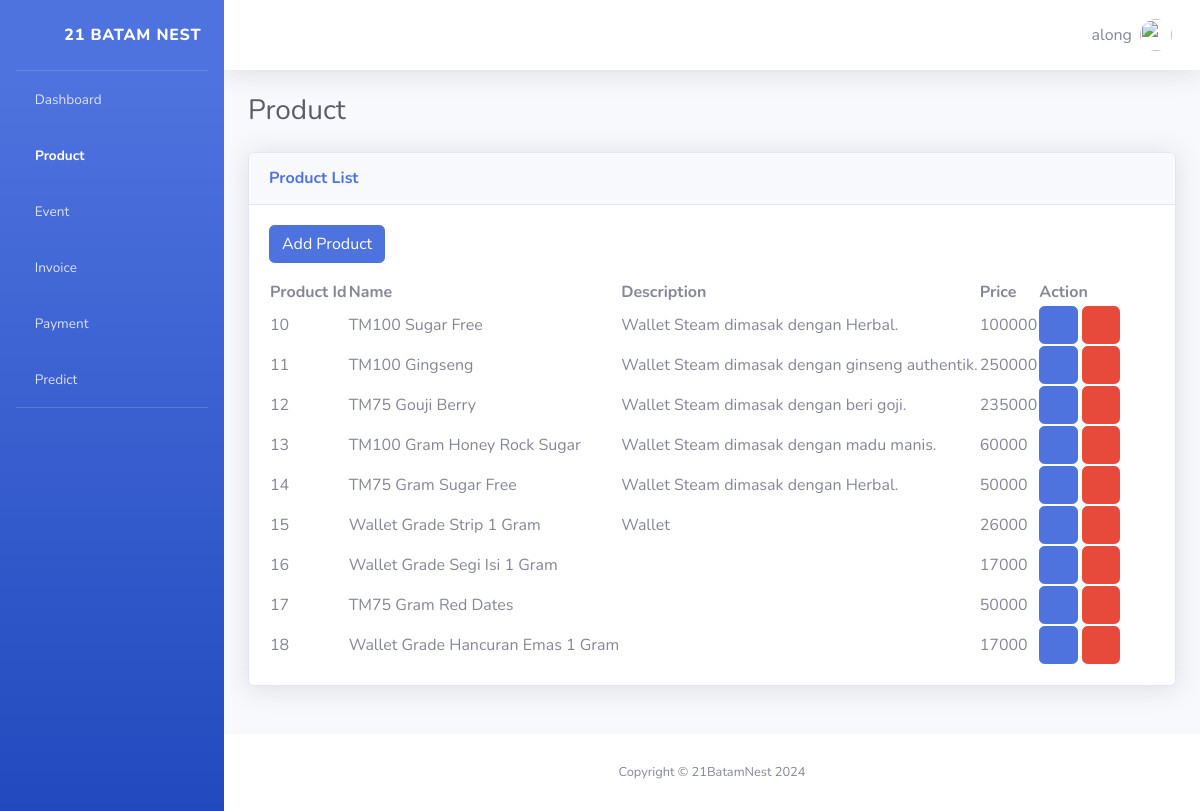
/product/ (signed in), run on the app's committed database.
### apps/models.py (models this page shows)
class Product(models.Model):
    product_name = models.CharField(max_length=100)
    description = models.TextField(max_length=300, null=True)
    price = models.IntegerField()

### apps/views.py (the view)
# urls.py: path('product/', views.product, name='product'),
def product(request):
    product = Product.objects.all()
    auth = auth_check(request)
    if auth is not None:
        return auth
    return render(request, "apps/product.html", {'products': product})

### apps/views.py (called while the page is built)
def auth_check(request):
    if not request.user.is_authenticated:
        return redirect("login")
    return None

### apps/templates/apps/product.html (shortened to what this page needs)
<!DOCTYPE html>
<html lang="en">
  {% load static %} {% include "apps/partials/header.html" %}
  <body id="page-top">
    <div id="wrapper">
      {% include "partials/sidebar.html" %}
      <div id="content-wrapper" class="d-flex flex-column">
        <div id="content">
          {% include 'apps/partials/navbar.html' %}
          <div class="container-fluid">
            <div
              class="d-sm-flex align-items-center justify-content-between mb-4"
            >
              <h1 class="h3 mb-0 text-gray-800">Product</h1>
            </div>
            <div class="row">
              <div class="col-lg mb-4">
                <div class="card shadow mb-4">
                  <div class="card-header py-3">
                    <h6 class="m-0 font-weight-bold text-primary">
                      Product List
                    </h6>
                  </div>
                  <div class="card-body">
                    <a href="/product/addproduct" class="btn btn-primary mb-3">
                      Add Product
                    </a>
                    <div class="text">
                      <table class="" id="datatablesSimple">
                        <thead>
                          <tr>
                            <th>Product Id</th>
                            <th>Name</th>
                            <th>Description</th>
                            <th>Price</th>
                            <th>Action</th>
                          </tr>
                        </thead>
                        <tdata>
                          {% for product in products %}
                          <tr>
                            <td>{{ product.id }}</td>
                            <td>{{ product.product_name }}</td>
                            <td>{{ product.description }}</td>
                            <td>{{ product.price }}</td>
                            <td>
                              <a
                                href="/apps/product/updateproduct/{{ product.id }}"
                                class="btn btn-primary"
                              >
                                <i class="fas fa-edit"></i>
                              </a>
                              <a
                                href="{% url 'delete_product' product.id %}"
                                class="btn btn-danger"
                                onclick="return confirmation();"
                              >
                                <i class="fas fa-eraser"></i>
                              </a>
                            </td>
                          </tr>
                          {% endfor %}
                        </tdata>
                      </table>
                    </div>
                  </div>
                </div>
              </div>
            </div>
          </div>
        </div>
        {% include "apps/partials/footer.html" %}
      </div>
    </div>
  </body>
</html>

### apps/templates/apps/partials/header.html (shortened to what this page needs)
{% load static %}
<head>
  <link
    href="{% static 'apps/vendor/fontawesome-free/css/all.min.css' %}"
    rel="stylesheet"
    type="text/css"
  />
  <link
    href="{% static 'apps/css/sb-admin-2.min.css' %}"
    rel="stylesheet"
    type="text/css"
  />
  <link
    href="{% static 'apps/css/sb-admin-2.css' %}"
    rel="stylesheet"
    type="text/css"
  />
  <link
    href="https://cdn.jsdelivr.net/npm/simple-datatables@7.1.2/dist/style.min.css"
    rel="stylesheet"
  />
</head>

### apps/templates/apps/partials/sidebar.html (shortened to what this page needs)
<ul
  class="navbar-nav bg-gradient-primary sidebar sidebar-dark accordion"
  id="accordionSidebar"
>
  <a
    class="sidebar-brand d-flex align-items-center justify-content-center"
    href="/apps/dashboard"
  >
    <div class="sidebar-brand-icon rotate-n-10">
      <i class="fas fa-bold"></i>
    </div>
    <div class="sidebar-brand-text ml-3">21 Batam Nest</div>
  </a>
  <hr class="sidebar-divider my-0" />
  {% if request.active_path == 'dashboard'%}
  <li class="nav-item active">
    <a class="nav-link" href="/dashboard">
      <i class="fas fa-chart-bar"></i>
      <span>Dashboard</span></a
    >
  </li>
  {% else %}
  <li class="nav-item">
    <a class="nav-link" href="/dashboard">
      <i class="fas fa-chart-bar"></i>
      <span>Dashboard</span></a
    >
    {% endif %}
  </li>
  {% if request.active_path == 'product'%}
  <li class="nav-item active">
    <a class="nav-link" href="/product">
      <i class="fas fa-box"></i>
      <span>Product</span></a
    >
  </li>
  {% else %}
  <li class="nav-item">
    <a class="nav-link" href="/product">
      <i class="fas fa-box"></i>
      <span>Product</span></a
    >
    {% endif %}
  {% if request.active_path == 'event'%}
  <li class="nav-item active">
    <a class="nav-link" href="/event">
      <i class="far fa-calendar-alt"></i>
      <span>Event</span></a
    >
  </li>
  {% else %}
  <li class="nav-item">
    <a class="nav-link" href="/event">
      <i class="far fa-calendar-alt"></i>
      <span>Event</span></a
    >
    {% endif %}
  </li>
  {% if request.active_path == 'invoice'%}
  <li class="nav-item active">
    <a class="nav-link" href="/invoice">
      <i class="fas fa-cart-plus"></i>
      <span>Invoice</span></a
    >
  </li>
  {% else %}
  <li class="nav-item">
    <a class="nav-link" href="/invoice">
      <i class="fas fa-cart-plus"></i>
      <span>Invoice</span></a
    >
    {% endif %}
  </li>
  {% if request.active_path == 'payment'%}
  <li class="nav-item active">
    <a class="nav-link" href="/payment">
      <i class="fab fa-cc-visa"></i>
      <span>Payment</span></a
    >
  </li>
  {% else %}
  <li class="nav-item">
    <a class="nav-link" href="/payment">
      <i class="fab fa-cc-visa"></i>
      <span>Payment</span></a
    >
    {% endif %} {% if request.active_path == 'prediction'%}
  </li>
  <li class="nav-item active">
    <a class="nav-link" href="/prediction">
      <i class="fa fa-random"></i>
      <span>Predict</span></a
    >
  </li>
  {% else %}
  <li class="nav-item">
    <a class="nav-link" href="/prediction">
      <i class="fa fa-random"></i>
      <span>Predict</span></a
    >
    {% endif %}
  </li>
  <hr class="sidebar-divider d-none d-md-block" />
</ul>

### apps/templates/apps/partials/navbar.html (shortened to what this page needs)
{% load static %}
<nav
  class="navbar navbar-expand navbar-light bg-white topbar mb-4 static-top shadow"
>
  <ul class="navbar-nav ml-auto">
    <li class="nav-item dropdown no-arrow">
      <a
        class="nav-link dropdown-toggle"
        href="#"
        id="userDropdown"
        role="button"
        data-toggle="dropdown"
        aria-haspopup="true"
        aria-expanded="false"
      >
        <span class="mr-2 d-none d-lg-inline text-gray-600 medium">
          {{ user.username }}
        </span>
        <img
          class="img-profile rounded-circle"
          src="{% static 'apps/img/undraw_profile.svg'%}"
        />
      </a>
    </li>
  </ul>
</nav>

### apps/templates/apps/partials/footer.html
<footer class="sticky-footer bg-white">
  <div class="container my-auto">
    <div class="copyright text-center my-auto">
      <span>Copyright &copy; 21BatamNest 2024</span>
    </div>
  </div>
</footer>

### apps/templates/apps/partials/script.html (shortened to what this page needs)
{% load static %}

### data on the page
Product: id "10", product_name "TM100 Sugar Free", description "Wallet Steam dimasak dengan Herbal.", price "100000"
Product: id "11", product_name "TM100 Gingseng", description "Wallet Steam dimasak dengan ginseng authentik.", price "250000"
Product: id "12", product_name "TM75 Gouji Berry", description "Wallet Steam dimasak dengan beri goji.", price "235000"
Product: id "13", product_name "TM100 Gram Honey Rock Sugar", description "Wallet Steam dimasak dengan madu manis.", price "60000"
Product: id "14", product_name "TM75 Gram Sugar Free", description "Wallet Steam dimasak dengan Herbal.", price "50000"
Product: id "15", product_name "Wallet Grade Strip 1 Gram", description "Wallet", price "26000"
Product: id "16", product_name "Wallet Grade Segi Isi 1 Gram", price "17000"
Product: id "17", product_name "TM75 Gram Red Dates", price "50000"
Product: id "18", product_name "Wallet Grade Hancuran Emas 1 Gram", price "17000"

### other printed values
{{ user.username }} "along"
